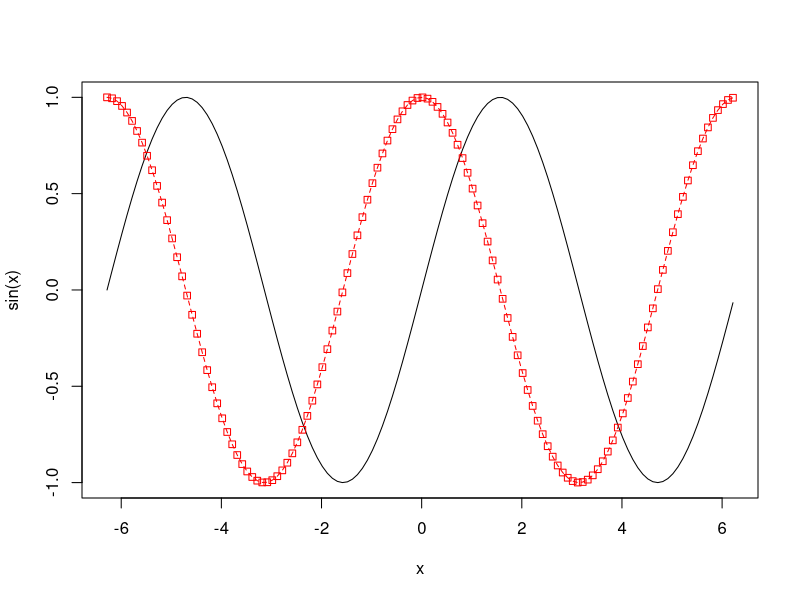
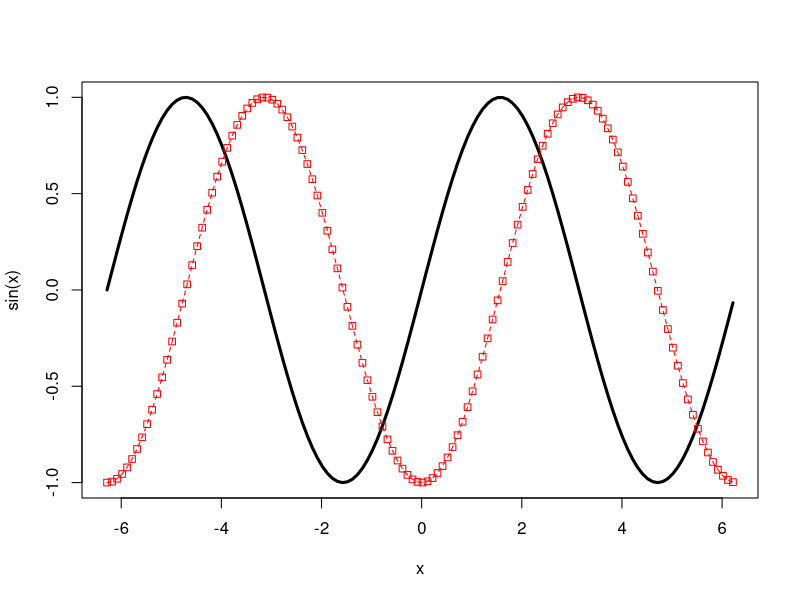
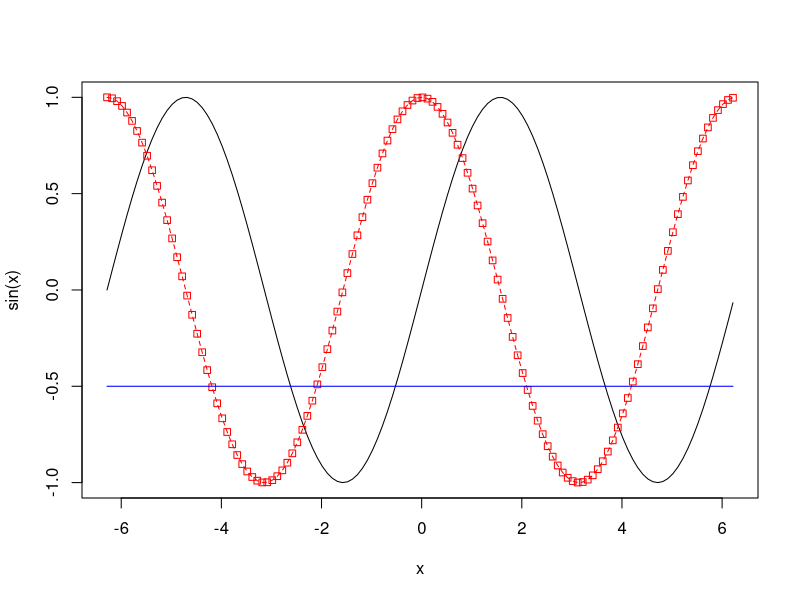

R code for these plots, in order:
## ---- chunk 1
x <- seq(-2*pi,2*pi,0.1)
plot(x, sin(x), type="l")
lines(x,cos(x), type="o", pch=22, lty=2,col="red")
## ---- chunk 2
x <- seq(-2*pi,2*pi,0.1)
plot(x, sin(x), type="l", lwd=3)
lines(x,-cos(x), type="o", pch=22, lty=2,col="red")
## ---- chunk 3
x <- seq(-2*pi,2*pi,0.1)
plot(x, sin(x), type="l")
lines(x,cos(x), type="o", pch=22, lty=2,col="red")
lines(x,rep(-0.5,length(x)), type="l", col="blue")
